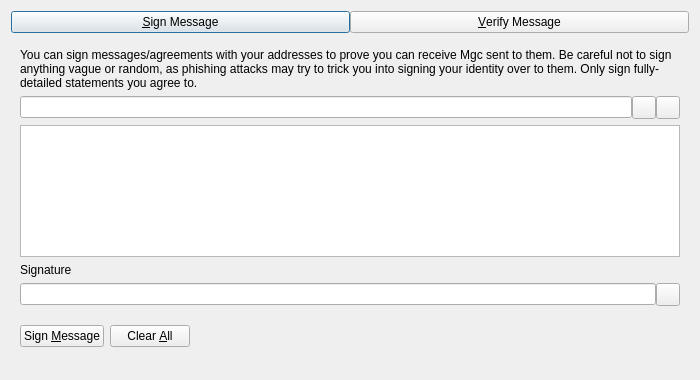
<?xml version="1.0" encoding="UTF-8"?>
<ui version="4.0">
 <class>SignVerifyMessageDialog</class>
 <widget class="QDialog" name="SignVerifyMessageDialog">
  <property name="geometry">
   <rect>
    <x>0</x>
    <y>0</y>
    <width>700</width>
    <height>380</height>
   </rect>
  </property>
  <property name="windowTitle">
   <string>Signatures - Sign / Verify a Message</string>
  </property>
  <property name="modal">
   <bool>true</bool>
  </property>
  <layout class="QVBoxLayout" name="verticalLayout">
   <item>
    <layout class="QHBoxLayout" name="horizontalLayout_Buttons_2">
     <property name="spacing">
      <number>0</number>
     </property>
     <property name="topMargin">
      <number>0</number>
     </property>
     <item>
      <widget class="QPushButton" name="btnSignMessage">
       <property name="text">
        <string>&amp;Sign Message</string>
       </property>
       <property name="checkable">
        <bool>true</bool>
       </property>
      </widget>
     </item>
     <item>
      <widget class="QPushButton" name="btnVerifyMessage">
       <property name="text">
        <string>&amp;Verify Message</string>
       </property>
       <property name="checkable">
        <bool>true</bool>
       </property>
      </widget>
     </item>
    </layout>
   </item>
   <item>
    <widget class="QStackedWidget" name="stackedWidgetSig">
     <property name="minimumSize">
      <size>
       <width>0</width>
       <height>0</height>
      </size>
     </property>
     <property name="currentIndex">
      <number>0</number>
     </property>
     <widget class="QWidget" name="pageSignMessage">
      <layout class="QVBoxLayout" name="verticalLayout_SM">
       <item>
        <widget class="QLabel" name="infoLabel_SM">
         <property name="text">
          <string>You can sign messages/agreements with your addresses to prove you can receive Mgc sent to them. Be careful not to sign anything vague or random, as phishing attacks may try to trick you into signing your identity over to them. Only sign fully-detailed statements you agree to.</string>
         </property>
         <property name="textFormat">
          <enum>Qt::PlainText</enum>
         </property>
         <property name="wordWrap">
          <bool>true</bool>
         </property>
        </widget>
       </item>
       <item>
        <layout class="QHBoxLayout" name="horizontalLayout_1_SM">
         <property name="spacing">
          <number>0</number>
         </property>
         <item>
          <widget class="QValidatedLineEdit" name="addressIn_SM">
           <property name="toolTip">
            <string>The Mgc address to sign the message with</string>
           </property>
          </widget>
         </item>
         <item>
          <widget class="QToolButton" name="addressBookButton_SM">
           <property name="toolTip">
            <string>Choose previously used address</string>
           </property>
           <property name="text">
            <string/>
           </property>
           <property name="shortcut">
            <string>Alt+A</string>
           </property>
          </widget>
         </item>
         <item>
          <widget class="QToolButton" name="pasteButton_SM">
           <property name="toolTip">
            <string>Paste address from clipboard</string>
           </property>
           <property name="text">
            <string/>
           </property>
           <property name="shortcut">
            <string>Alt+P</string>
           </property>
          </widget>
         </item>
        </layout>
       </item>
       <item>
        <widget class="QPlainTextEdit" name="messageIn_SM">
         <property name="toolTip">
          <string>Enter the message you want to sign here</string>
         </property>
        </widget>
       </item>
       <item>
        <widget class="QLabel" name="signatureLabel_SM">
         <property name="text">
          <string>Signature</string>
         </property>
         <property name="textFormat">
          <enum>Qt::PlainText</enum>
         </property>
        </widget>
       </item>
       <item>
        <layout class="QHBoxLayout" name="horizontalLayout_2_SM">
         <property name="spacing">
          <number>0</number>
         </property>
         <item>
          <widget class="QLineEdit" name="signatureOut_SM">
           <property name="readOnly">
            <bool>true</bool>
           </property>
          </widget>
         </item>
         <item>
          <widget class="QToolButton" name="copySignatureButton_SM">
           <property name="toolTip">
            <string>Copy the current signature to the system clipboard</string>
           </property>
           <property name="text">
            <string/>
           </property>
          </widget>
         </item>
        </layout>
       </item>
       <item>
        <layout class="QHBoxLayout" name="horizontalLayout_3_SM">
         <item>
          <widget class="QPushButton" name="signMessageButton_SM">
           <property name="toolTip">
            <string>Sign the message to prove you own this Mgc address</string>
           </property>
           <property name="text">
            <string>Sign &amp;Message</string>
           </property>
           <property name="autoDefault">
            <bool>false</bool>
           </property>
          </widget>
         </item>
         <item>
          <widget class="QPushButton" name="clearButton_SM">
           <property name="toolTip">
            <string>Reset all sign message fields</string>
           </property>
           <property name="text">
            <string>Clear &amp;All</string>
           </property>
           <property name="autoDefault">
            <bool>false</bool>
           </property>
          </widget>
         </item>
         <item>
          <spacer name="horizontalSpacer_1_SM">
           <property name="orientation">
            <enum>Qt::Horizontal</enum>
           </property>
           <property name="sizeHint" stdset="0">
            <size>
             <width>40</width>
             <height>48</height>
            </size>
           </property>
          </spacer>
         </item>
         <item>
          <widget class="QLabel" name="statusLabel_SM">
           <property name="text">
            <string/>
           </property>
           <property name="wordWrap">
            <bool>true</bool>
           </property>
          </widget>
         </item>
         <item>
          <spacer name="horizontalSpacer_2_SM">
           <property name="orientation">
            <enum>Qt::Horizontal</enum>
           </property>
           <property name="sizeHint" stdset="0">
            <size>
             <width>40</width>
             <height>48</height>
            </size>
           </property>
          </spacer>
         </item>
        </layout>
       </item>
      </layout>
     </widget>
     <widget class="QWidget" name="pageVerifyMessage">
      <layout class="QVBoxLayout" name="verticalLayout_VM">
       <item>
        <widget class="QLabel" name="infoLabel_VM">
         <property name="text">
          <string>Enter the receiver's address, message (ensure you copy line breaks, spaces, tabs, etc. exactly) and signature below to verify the message. Be careful not to read more into the signature than what is in the signed message itself, to avoid being tricked by a man-in-the-middle attack. Note that this only proves the signing party receives with the address, it cannot prove sendership of any transaction!</string>
         </property>
         <property name="textFormat">
          <enum>Qt::PlainText</enum>
         </property>
         <property name="alignment">
          <set>Qt::AlignLeading|Qt::AlignLeft|Qt::AlignTop</set>
         </property>
         <property name="wordWrap">
          <bool>true</bool>
         </property>
        </widget>
       </item>
       <item>
        <layout class="QHBoxLayout" name="horizontalLayout_1_VM">
         <property name="spacing">
          <number>0</number>
         </property>
         <item>
          <widget class="QValidatedLineEdit" name="addressIn_VM">
           <property name="toolTip">
            <string>The Mgc address the message was signed with</string>
           </property>
          </widget>
         </item>
         <item>
          <widget class="QToolButton" name="addressBookButton_VM">
           <property name="toolTip">
            <string>Choose previously used address</string>
           </property>
           <property name="text">
            <string/>
           </property>
           <property name="shortcut">
            <string>Alt+A</string>
           </property>
          </widget>
         </item>
        </layout>
       </item>
       <item>
        <widget class="QPlainTextEdit" name="messageIn_VM"/>
       </item>
       <item>
        <widget class="QValidatedLineEdit" name="signatureIn_VM"/>
       </item>
       <item>
        <layout class="QHBoxLayout" name="horizontalLayout_2_VM">
         <item>
          <widget class="QPushButton" name="verifyMessageButton_VM">
           <property name="toolTip">
            <string>Verify the message to ensure it was signed with the specified Mgc address</string>
           </property>
           <property name="text">
            <string>Verify &amp;Message</string>
           </property>
           <property name="autoDefault">
            <bool>false</bool>
           </property>
          </widget>
         </item>
         <item>
          <widget class="QPushButton" name="clearButton_VM">
           <property name="toolTip">
            <string>Reset all verify message fields</string>
           </property>
           <property name="text">
            <string>Clear &amp;All</string>
           </property>
           <property name="autoDefault">
            <bool>false</bool>
           </property>
          </widget>
         </item>
         <item>
          <spacer name="horizontalSpacer_1_VM">
           <property name="orientation">
            <enum>Qt::Horizontal</enum>
           </property>
           <property name="sizeHint" stdset="0">
            <size>
             <width>40</width>
             <height>48</height>
            </size>
           </property>
          </spacer>
         </item>
         <item>
          <widget class="QLabel" name="statusLabel_VM">
           <property name="text">
            <string/>
           </property>
           <property name="wordWrap">
            <bool>true</bool>
           </property>
          </widget>
         </item>
         <item>
          <spacer name="horizontalSpacer_2_VM">
           <property name="orientation">
            <enum>Qt::Horizontal</enum>
           </property>
           <property name="sizeHint" stdset="0">
            <size>
             <width>40</width>
             <height>48</height>
            </size>
           </property>
          </spacer>
         </item>
        </layout>
       </item>
      </layout>
     </widget>
    </widget>
   </item>
  </layout>
 </widget>
 <customwidgets>
  <customwidget>
   <class>QValidatedLineEdit</class>
   <extends>QLineEdit</extends>
   <header>qt/qvalidatedlineedit.h</header>
  </customwidget>
 </customwidgets>
 <resources>
  <include location="../mgc.qrc"/>
 </resources>
 <connections/>
</ui>
